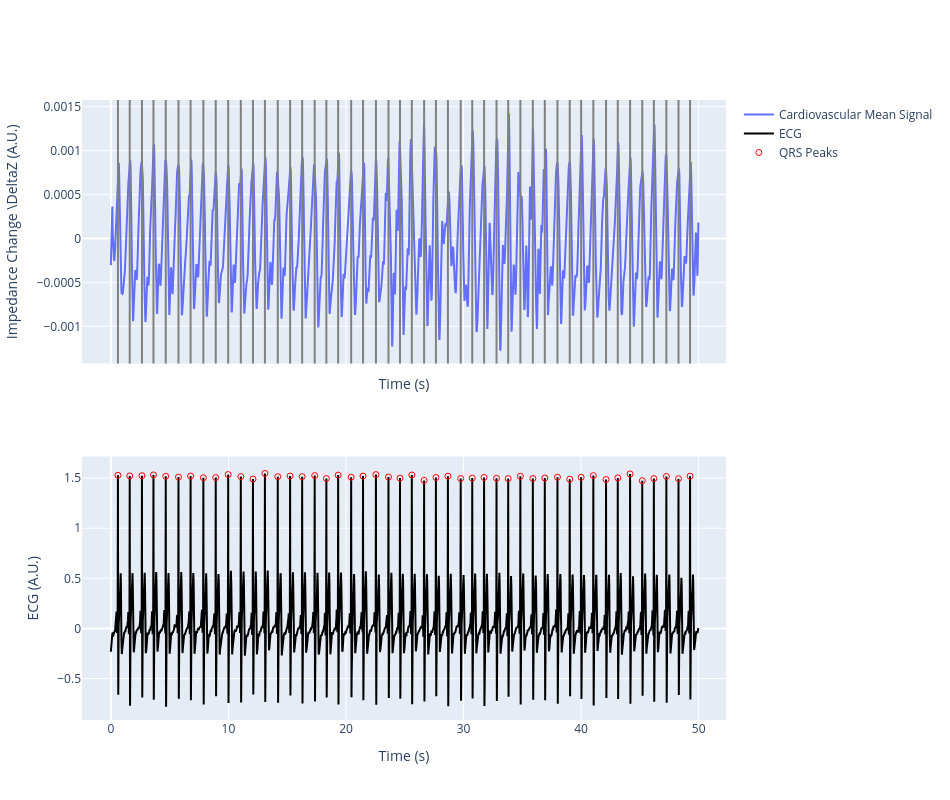

This figure's notebook cell:
### Code cell
# detect R-peaks in ECG
rpeaks = hamilton_segmenter(ecg['value'], ecg['fs'])
tr = ecg['time'][rpeaks]

# plot
fig = make_subplots(rows=2, cols=1, shared_xaxes=True)
fig.update_layout(width=950, height=800)

fig.add_trace(go.Scatter(x=t, y=np.nanmean(imgs_card, axis=(0, 1)),
                        name='Cardiovascular Mean Signal'), row=1, col=1)
fig.update_yaxes(title='Impedance Change \DeltaZ (A.U.)', row=1, col=1)
fig.update_xaxes(title='Time (s)', row=1, col=1)
for tr_peak in tr:
    fig.add_vline(x=tr_peak, line_color='grey')

fig.add_trace(go.Scatter(x=ecg['time'], y=ecg['value'], name='ECG', line_color='black'), row=2, col=1)
fig.add_trace(go.Scatter(x=ecg['time'][rpeaks], y=ecg['value'][rpeaks], mode='markers', 
                         marker_color='red', marker_symbol='circle-open', name='QRS Peaks'), row=2, col=1)
fig.update_yaxes(title='ECG (A.U.)', row=2, col=1)
fig.update_xaxes(title='Time (s)', row=2, col=1)

### Figure 1 — Plotly figure (JSON) as saved in the notebook; plotly's stock layout.template omitted (floating-point values rounded to 4 significant figures; data arrays with more than 128 entries replaced by an {"elided": "..."} marker saying what was removed)
{"data": [{"name": "Cardiovascular Mean Signal", "type": "scatter", "x": {"elided": "2384 float values"}, "xaxis": "x", "y": {"elided": "2384 float values"}, "yaxis": "y"}, {"line": {"color": "black"}, "name": "ECG", "type": "scatter", "x": {"elided": "49973 float values"}, "xaxis": "x2", "y": {"elided": "49973 float values"}, "yaxis": "y2"}, {"marker": {"color": "red", "symbol": "circle-open"}, "mode": "markers", "name": "QRS Peaks", "type": "scatter", "x": [0.602, 1.604, 2.644, 3.623, 4.67, 5.751, 6.782, 7.868, 8.921, 9.979, 11.05, 12.09, 13.1, 14.2, 15.25, 16.27, 17.34, 18.33, 19.33, 20.44, 21.45, 22.55, 23.61, 24.59, 25.6, 26.65, 27.65, 28.67, 29.76, 30.74, 31.75, 32.8, 33.8, 34.83, 35.89, 36.91, 37.99, 39.03, 40.0, 41.04, 42.12, 43.12, 44.17, 45.2, 46.19, 47.25, 48.28, 49.27], "xaxis": "x2", "y": [1.528, 1.522, 1.524, 1.531, 1.518, 1.51, 1.52, 1.504, 1.506, 1.535, 1.515, 1.49, 1.546, 1.514, 1.521, 1.514, 1.525, 1.495, 1.53, 1.509, 1.52, 1.535, 1.51, 1.5, 1.531, 1.477, 1.506, 1.519, 1.495, 1.5, 1.506, 1.498, 1.495, 1.518, 1.496, 1.501, 1.509, 1.489, 1.508, 1.525, 1.486, 1.502, 1.541, 1.474, 1.495, 1.516, 1.494, 1.519], "yaxis": "y2"}], "layout": {"height": 800, "shapes": [{"line": {"color": "grey"}, "type": "line", "x0": 0.602, "x1": 0.602, "xref": "x", "y0": 0, "y1": 1, "yref": "y domain"}, {"line": {"color": "grey"}, "type": "line", "x0": 1.604, "x1": 1.604, "xref": "x", "y0": 0, "y1": 1, "yref": "y domain"}, {"line": {"color": "grey"}, "type": "line", "x0": 2.644, "x1": 2.644, "xref": "x", "y0": 0, "y1": 1, "yref": "y domain"}, {"line": {"color": "grey"}, "type": "line", "x0": 3.623, "x1": 3.623, "xref": "x", "y0": 0, "y1": 1, "yref": "y domain"}, {"line": {"color": "grey"}, "type": "line", "x0": 4.67, "x1": 4.67, "xref": "x", "y0": 0, "y1": 1, "yref": "y domain"}, {"line": {"color": "grey"}, "type": "line", "x0": 5.751, "x1": 5.751, "xref": "x", "y0": 0, "y1": 1, "yref": "y domain"}, {"line": {"color": "grey"}, "type": "line", "x0": 6.782, "x1": 6.782, "xref": "x", "y0": 0, "y1": 1, "yref": "y domain"}, {"line": {"color": "grey"}, "type": "line", "x0": 7.868, "x1": 7.868, "xref": "x", "y0": 0, "y1": 1, "yref": "y domain"}, {"line": {"color": "grey"}, "type": "line", "x0": 8.921, "x1": 8.921, "xref": "x", "y0": 0, "y1": 1, "yref": "y domain"}, {"line": {"color": "grey"}, "type": "line", "x0": 9.979, "x1": 9.979, "xref": "x", "y0": 0, "y1": 1, "yref": "y domain"}, {"line": {"color": "grey"}, "type": "line", "x0": 11.05, "x1": 11.05, "xref": "x", "y0": 0, "y1": 1, "yref": "y domain"}, {"line": {"color": "grey"}, "type": "line", "x0": 12.09, "x1": 12.09, "xref": "x", "y0": 0, "y1": 1, "yref": "y domain"}, {"line": {"color": "grey"}, "type": "line", "x0": 13.1, "x1": 13.1, "xref": "x", "y0": 0, "y1": 1, "yref": "y domain"}, {"line": {"color": "grey"}, "type": "line", "x0": 14.2, "x1": 14.2, "xref": "x", "y0": 0, "y1": 1, "yref": "y domain"}, {"line": {"color": "grey"}, "type": "line", "x0": 15.25, "x1": 15.25, "xref": "x", "y0": 0, "y1": 1, "yref": "y domain"}, {"line": {"color": "grey"}, "type": "line", "x0": 16.27, "x1": 16.27, "xref": "x", "y0": 0, "y1": 1, "yref": "y domain"}, {"line": {"color": "grey"}, "type": "line", "x0": 17.34, "x1": 17.34, "xref": "x", "y0": 0, "y1": 1, "yref": "y domain"}, {"line": {"color": "grey"}, "type": "line", "x0": 18.33, "x1": 18.33, "xref": "x", "y0": 0, "y1": 1, "yref": "y domain"}, {"line": {"color": "grey"}, "type": "line", "x0": 19.33, "x1": 19.33, "xref": "x", "y0": 0, "y1": 1, "yref": "y domain"}, {"line": {"color": "grey"}, "type": "line", "x0": 20.44, "x1": 20.44, "xref": "x", "y0": 0, "y1": 1, "yref": "y domain"}, {"line": {"color": "grey"}, "type": "line", "x0": 21.45, "x1": 21.45, "xref": "x", "y0": 0, "y1": 1, "yref": "y domain"}, {"line": {"color": "grey"}, "type": "line", "x0": 22.55, "x1": 22.55, "xref": "x", "y0": 0, "y1": 1, "yref": "y domain"}, {"line": {"color": "grey"}, "type": "line", "x0": 23.61, "x1": 23.61, "xref": "x", "y0": 0, "y1": 1, "yref": "y domain"}, {"line": {"color": "grey"}, "type": "line", "x0": 24.59, "x1": 24.59, "xref": "x", "y0": 0, "y1": 1, "yref": "y domain"}, {"line": {"color": "grey"}, "type": "line", "x0": 25.6, "x1": 25.6, "xref": "x", "y0": 0, "y1": 1, "yref": "y domain"}, {"line": {"color": "grey"}, "type": "line", "x0": 26.65, "x1": 26.65, "xref": "x", "y0": 0, "y1": 1, "yref": "y domain"}, {"line": {"color": "grey"}, "type": "line", "x0": 27.65, "x1": 27.65, "xref": "x", "y0": 0, "y1": 1, "yref": "y domain"}, {"line": {"color": "grey"}, "type": "line", "x0": 28.67, "x1": 28.67, "xref": "x", "y0": 0, "y1": 1, "yref": "y domain"}, {"line": {"color": "grey"}, "type": "line", "x0": 29.76, "x1": 29.76, "xref": "x", "y0": 0, "y1": 1, "yref": "y domain"}, {"line": {"color": "grey"}, "type": "line", "x0": 30.74, "x1": 30.74, "xref": "x", "y0": 0, "y1": 1, "yref": "y domain"}, {"line": {"color": "grey"}, "type": "line", "x0": 31.75, "x1": 31.75, "xref": "x", "y0": 0, "y1": 1, "yref": "y domain"}, {"line": {"color": "grey"}, "type": "line", "x0": 32.8, "x1": 32.8, "xref": "x", "y0": 0, "y1": 1, "yref": "y domain"}, {"line": {"color": "grey"}, "type": "line", "x0": 33.8, "x1": 33.8, "xref": "x", "y0": 0, "y1": 1, "yref": "y domain"}, {"line": {"color": "grey"}, "type": "line", "x0": 34.83, "x1": 34.83, "xref": "x", "y0": 0, "y1": 1, "yref": "y domain"}, {"line": {"color": "grey"}, "type": "line", "x0": 35.89, "x1": 35.89, "xref": "x", "y0": 0, "y1": 1, "yref": "y domain"}, {"line": {"color": "grey"}, "type": "line", "x0": 36.91, "x1": 36.91, "xref": "x", "y0": 0, "y1": 1, "yref": "y domain"}, {"line": {"color": "grey"}, "type": "line", "x0": 37.99, "x1": 37.99, "xref": "x", "y0": 0, "y1": 1, "yref": "y domain"}, {"line": {"color": "grey"}, "type": "line", "x0": 39.03, "x1": 39.03, "xref": "x", "y0": 0, "y1": 1, "yref": "y domain"}, {"line": {"color": "grey"}, "type": "line", "x0": 40, "x1": 40, "xref": "x", "y0": 0, "y1": 1, "yref": "y domain"}, {"line": {"color": "grey"}, "type": "line", "x0": 41.04, "x1": 41.04, "xref": "x", "y0": 0, "y1": 1, "yref": "y domain"}, {"line": {"color": "grey"}, "type": "line", "x0": 42.12, "x1": 42.12, "xref": "x", "y0": 0, "y1": 1, "yref": "y domain"}, {"line": {"color": "grey"}, "type": "line", "x0": 43.12, "x1": 43.12, "xref": "x", "y0": 0, "y1": 1, "yref": "y domain"}, {"line": {"color": "grey"}, "type": "line", "x0": 44.17, "x1": 44.17, "xref": "x", "y0": 0, "y1": 1, "yref": "y domain"}, {"line": {"color": "grey"}, "type": "line", "x0": 45.2, "x1": 45.2, "xref": "x", "y0": 0, "y1": 1, "yref": "y domain"}, {"line": {"color": "grey"}, "type": "line", "x0": 46.19, "x1": 46.19, "xref": "x", "y0": 0, "y1": 1, "yref": "y domain"}, {"line": {"color": "grey"}, "type": "line", "x0": 47.25, "x1": 47.25, "xref": "x", "y0": 0, "y1": 1, "yref": "y domain"}, {"line": {"color": "grey"}, "type": "line", "x0": 48.28, "x1": 48.28, "xref": "x", "y0": 0, "y1": 1, "yref": "y domain"}, {"line": {"color": "grey"}, "type": "line", "x0": 49.27, "x1": 49.27, "xref": "x", "y0": 0, "y1": 1, "yref": "y domain"}], "width": 950, "xaxis": {"anchor": "y", "domain": [0, 1], "matches": "x2", "showticklabels": false, "title": {"text": "Time (s)"}}, "xaxis2": {"anchor": "y2", "domain": [0, 1], "title": {"text": "Time (s)"}}, "yaxis": {"anchor": "x", "domain": [0.575, 1], "title": {"text": "Impedance Change \\DeltaZ (A.U.)"}}, "yaxis2": {"anchor": "x2", "domain": [0, 0.425], "title": {"text": "ECG (A.U.)"}}}}
